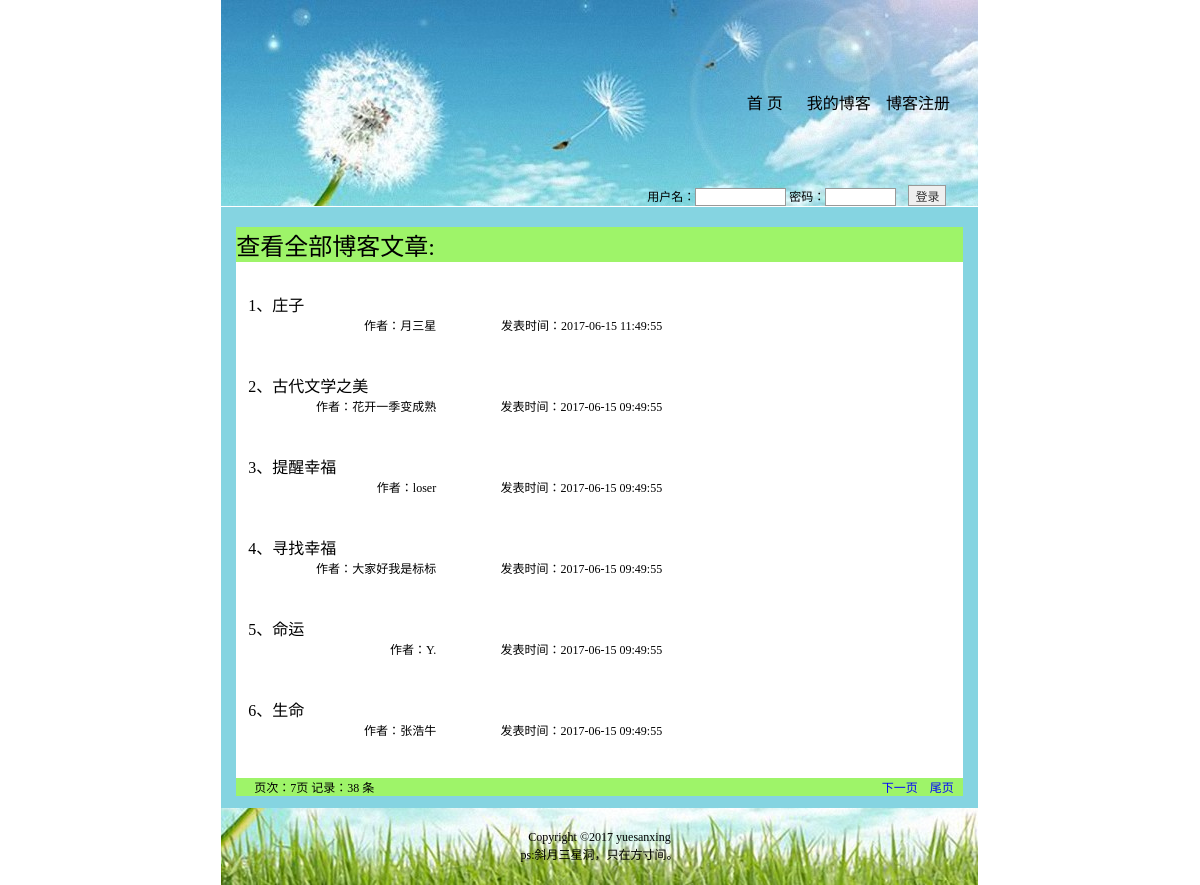
The app's page /file_more.php with its own data.
### tables this page shows
CREATE TABLE `tb_article` (
  `id` int(10) NOT NULL,
  `content` mediumtext NOT NULL,
  `author` varchar(20) NOT NULL DEFAULT '',
  `now` datetime NOT NULL DEFAULT CURRENT_TIMESTAMP,
  `title` varchar(200) NOT NULL
);

### file_more.php (the view, shortened to what this page needs)
<!DOCTYPE html>
<html>
<head>
</head>
<link href="CSS/style.css" rel="stylesheet"/>
<body>
  <table width="757" border="0" align="center" cellpadding="0" cellspacing="0" style="border-right:1px solid  #ffffff">
    <tr align="right" valign="top">
      <td height="202" colspan="2" background="images/head.jpg">
        <table width="100%" height="202"  border="0" cellpadding="0" cellspacing="0">
          <tr>
            <td height="51" align="right"><br><br><br><br><br><br>
              <table width="262" border="0" cellspacing="0" cellpadding="0">
                <tr align="left">
                  <td width="26" height="20"><a href="main.php"></a></td>
                  <td width="51" class="word_white"><a href="main.php"><span style="FONT-SIZE: 12pt; COLOR: #000000; TEXT-DECORATION: none">首  页</span></a></td>
                  <td width="67"><a href="my_main.php"><span  style="FONT-SIZE: 12pt; COLOR: #000000; TEXT-DECORATION: none">我的博客</span></a></td>
                  <td width="55"><a href="<?php echo (!isset($_SESSION[username])?'regist.php':'safe.php'); ?>"><span style="FONT-SIZE: 12pt; COLOR: #000000; TEXT-DECORATION: none"><?php echo (!isset($_SESSION[username])?"博客注册":"安全退出"); ?></span></a></td>
                  <td width="23">&nbsp;</td>
                </tr>
              </table>
            </td>
          </tr>
          <tr>
            <td height="56" align="right"><p>&nbsp;</p></td>
          </tr>
          <tr>
            <form name="form" method="post" action="checkuser.php">
               <td height="20" valign="baseline">
                <table width="100%"  border="0" cellpadding="0" cellspacing="0">
                  <tr>
                    <td width="55%" height="20" align="center" valign="baseline">&nbsp;</td>
                    <td width="45%" align="left" valign="baseline" style="text-indent:10px;">
                      <?php
                        if (!isset($_SESSION[username])) {
                       ?>
                       用户名：<input  name=txt_user size="10">
                       密码：<input  name=txt_pwd type=password style="FONT-SIZE: 9pt; WIDTH: 65px" size="6">&nbsp;&nbsp;&nbsp;
                    <input style="FONT-SIZE: 9pt"  type="submit" value="登录">&nbsp;
                             <?php } ?>
                          </td>
                        </tr><br>
                </table>
               </td>
            </form>
          </tr>
        </table>
      </td>
    </tr>
    <tr height="1"></tr>
            <tr>
              <td width="521" height="501" align="center" bgcolor="#85D4E1">
              <table width="100%" height="100%"  border="0" cellpadding="0" cellspacing="0">
                <tr>
                  <td height="498" align="center" valign="top">
                    <table width="96%" height="493"  border="0" cellpadding="0" cellspacing="0" >
                    <tr height="20"></tr>
                    <tr>
                      <td  align="center" valign="top"><?php if ($_GET[page]=="") {$_GET[page]=1;}; ?>
                          <table width="100%" height="490" border="0" align="center" cellpadding="0" cellspacing="0" bordercolor="#000000" bgcolor="#FFFFFF">
                                      <tr align="left" height="10">
                                        <td height="10" colspan="3" valign="center" bgcolor="#9EF469"><font size="5">查看全部博客文章:</font> </td>
                                      </tr>
                                            <?php
                                              if ($_GET[page]){
                                                 $page_size=6;
                                                 $query="select count(*) as total from tb_article order by id desc";
                                                $result=mysql_query($query);
                                                $message_count=mysql_result($result,0,"total");
                                                $page_count=ceil($message_count/$page_size);
                                                $offset=($_GET[page]-1)*$page_size;
                                                for ($i=1; $i<2; $i++) {
                                                if ($i==1) {
                                                  $sql=mysql_query("select id,title,author,now from tb_article order by id desc limit $offset, $page_size");
                                                  }
                                             ?>
                                      <tr col>
                                        <td height="200" align="left" valign="top" ><table width="100%"  border="0" cellspacing="0" cellpadding="0">
                                        <tr height="30"></tr>
                                          <tr>
                                            <td align="left" valign="middle"><table border="0" cellspacing="0" cellpadding="0" valign="top">
                                                <?php
                                                    $i=1;
                                                    while($info=mysql_fetch_array($sql)){
                                                ?>
                                                <tr width="426">
                                                      <td width="426" align="top" valign="top" colspan="2">
                                                        <a style="FONT-SIZE: 12pt; COLOR: #000000"; href="article.php?file_id=<?php echo $info[id];?>"
                                                        ><?php echo $i."、".substr($info[title],0,66);?></a>
                                                      </td>
                                                     </tr>
                                                <tr>
                                                        <td align="right"> <?php echo "作者：".$info[author];?></td>
                                                        <td align="right" width="226"><?php echo "发表时间：".$info[now];?></td>
                                                     </tr>
                                                     <td height="39" align="right">&nbsp;&nbsp;&nbsp;<th/></td>
                                                <?php
                                                    $i=$i+1;
                                                 }
                                               ?>
                                            </table></td>
                                          </tr>
                                        </table></td>
                                      </tr>
                                      <?php
                                }while($result=mysql_fetch_array($sql));
                              ?>
                        </table>
                        <table width="100%" border="0" align="center" cellpadding="0" cellspacing="0">
                          <tr bgcolor="#ffffff">
                            <td width="50%" align="left" valign="middle" bgcolor="#9EF469">&nbsp;&nbsp;&nbsp;&nbsp;&nbsp;&nbsp;页次：<?php echo $page;?><?php echo $page_count;?>页
                              记录：<?php echo $message_count;?> 条&nbsp; </td>
                            <td width="50%" align="right" bgcolor="#9EF469" class="hongse01">
                                    <?php
                                          if($_GET[page]<$page_count)
                                           {
                                            echo "<a href=file_more.php?page=".($_GET[page]+1).">下一页&nbsp;&nbsp;&nbsp;</a>&nbsp;";
                                            echo  "<a href=file_more.php?page=".$page_count.">尾页&nbsp;&nbsp;&nbsp;</a>";
                                           }
                                         }
                                    ?>                  </td>
                          </tr>
                        </table></td>
                    </tr>
                    <tr height="12"></tr>
  </table>
  <?php
    require_once 'footer.php';
  ?>
</body>
</html>

### CSS/style.css (style rules this page uses)
td { font-size: 9pt; color: #000000; }
a { font-size: 9pt; text-decoration: none; color: #000000; noline:expression(this.onfocus=this.blur); }
input { font-size: 9pt; color: #333333; border: 1px solid #999999; }
.word_white { color:#FFFFFF; }
A:link { FONT-SIZE: 9pt; COLOR: blue; }
td { FONT-SIZE:9pt; }
table { BORDER-TOP: 0px; BORDER-LEFT: 0px; BORDER-BOTTOM: 2px }
body { font-family:Verdana;FONT-SIZE: 12px;MARGIN: 0;color: #000000;background: #ffffff; }
textarea,input,object { font-size: 12px; }

### records on screen
tb_article: title "庄子", author "月三星", now "2017-06-15 11:49:55"
tb_article: title "古代文学之美", author "花开一季变成熟", now "2017-06-15 09:49:55"
tb_article: title "提醒幸福", author "loser", now "2017-06-15 09:49:55"
tb_article: title "寻找幸福", author "大家好我是标标", now "2017-06-15 09:49:55"
tb_article: title "命运", author "Y.", now "2017-06-15 09:49:55"
tb_article: title "生命", author "张浩牛", now "2017-06-15 09:49:55"

### other values on screen
$page_count "7"
$message_count "38"
